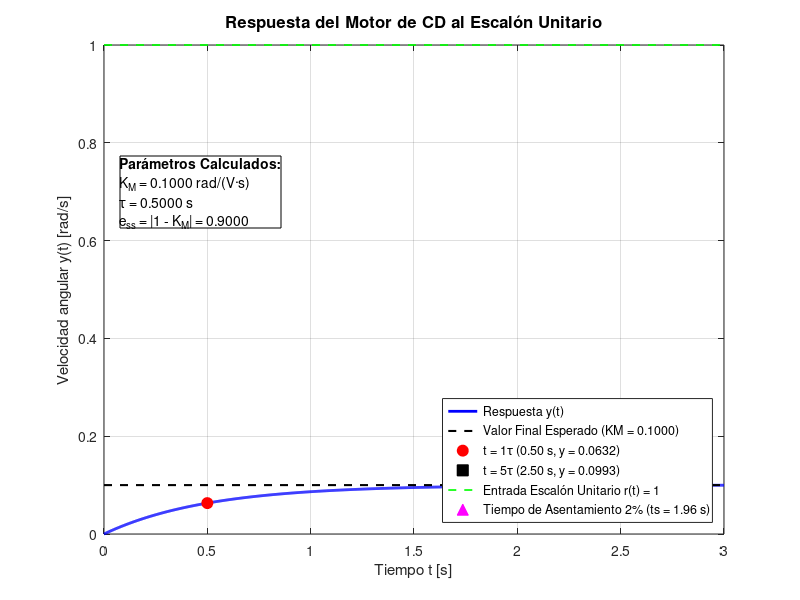

This chart was generated by the following MATLAB code:
% =========================================================================
% Instituto Tecnológico de Costa Rica (ITCR)
% Escuela de Ingeniería Electrónica
% EL-5409 Laboratorio de Control Automático
% Profesor: Ing. Luis C. Rosales
%
% Proyecto Individual 1: Simulación Paramétrica de un Motor de CD
% Estudiante: Álvarez Álvarez Lesly Mariana
% II Semestre 2026
% =========================================================================

clear; clc; close all;

disp('======================================================');
disp('   SIMULACIÓN PARAMÉTRICA DE UN MOTOR DE CD - G(s)    ');
disp('======================================================');

%% 1. ENTRADA Y VALIDACIÓN DE PARÁMETROS
param_ok = false;

while ~param_ok
    fprintf('\nIngrese los parámetros físicos del motor:\n');
    Kt = input('1. Constante de par Kt [N·m/A]: ');
    Ra = input('2. Resistencia de armadura Ra [Ohm]: ');
    b  = input('3. Coeficiente de fricción b [N·m·s/rad]: ');
    Kb = input('4. Constante de fuerza electromotriz Kb [V·s/rad]: ');
    J  = input('5. Momento de inercia J [kg·m^2]: ');
    
    % Validación 1: Verificar que los datos no estén vacíos
    if isempty(Kt) || isempty(Ra) || isempty(b) || isempty(Kb) || isempty(J)
        disp('--> ERROR: Todos los parámetros deben ser ingresados. Intente nuevamente.');
    % Validación 2: Verificar que todos los valores sean mayores que cero
    elseif Kt <= 0 || Ra <= 0 || b <= 0 || Kb <= 0 || J <= 0
        disp('--> ERROR: Todos los valores deben ser estrictamente positivos (> 0). Intente nuevamente.');
    else
        denominador = Ra * b + Kt * Kb;
        if denominador <= 0
            disp('--> ERROR: La combinación de parámetros produce una división por cero. Intente nuevamente.');
        else
            param_ok = true;
        end
    end
    disp('------------------------------------------------------');
end

%% 2. CÁLCULO DE COEFICIENTES (KM y tau)
KM = Kt / (Ra * b + Kt * Kb);
tau = (Ra * J) / (Ra * b + Kt * Kb);

fprintf('\n======================================================\n');
fprintf('                RESULTADOS CALCULADOS                 \n');
fprintf('======================================================\n');
fprintf('  * Ganancia General (KM):        %0.4f rad/(V·s)\n', KM);
fprintf('  * Constante de Tiempo (tau):     %0.4f s\n', tau);
fprintf('======================================================\n\n');

%% 3. DEFINICIÓN DE LA FUNCIÓN DE TRANSFERENCIA Y SIMULACIÓN
% G(s) = KM / (tau*s + 1)
G = tf(KM, [tau, 1]);

% Vector de tiempo de simulación (hasta 6*tau para mostrar estado estacionario)
t = linspace(0, 6*tau, 1000);
[y, t] = step(G, t);

% Cálculo de puntos clave requeridos:
y_final = KM;                        % Valor final esperado (t = infinity)
t_1tau = 1 * tau;                    % Tiempo t = 1*tau
y_1tau = KM * (1 - exp(-1));         % Valor de la respuesta en t = 1*tau (~63.2% del valor final)
t_5tau = 5 * tau;                    % Tiempo t = 5*tau
y_5tau = KM * (1 - exp(-5));         % Valor de la respuesta en t = 5*tau (~99.3% del valor final)
ts_2 = -tau * log(0.02);             % Tiempo de asentamiento al 2% (ts ≈ 3.912 * tau)
y_ts_2 = 0.98 * KM;                  % Valor al 98% de la respuesta
ess = abs(1 - y_final);              % Error de estado estacionario ante escalón unitario

%% 4. GRAFICACIÓN Y VISUALIZACIÓN DE REQUERIMIENTOS
figure('Name', 'Respuesta al Escalón - Motor de CD', 'NumberTitle', 'off');
plot(t, y, 'b-', 'LineWidth', 2, 'DisplayName', 'Respuesta y(t)');
hold on; grid on;

% a) Valor final esperado (línea horizontal)
plot([0, max(t)], [y_final, y_final], 'k--', 'LineWidth', 1.5, ...
    'DisplayName', sprintf('Valor Final Esperado (KM = %.4f)', y_final));

% Punto en t = 1*tau
plot(t_1tau, y_1tau, 'ro', 'MarkerSize', 8, 'MarkerFaceColor', 'r', ...
    'DisplayName', sprintf('t = 1\\tau (%.2f s, y = %.4f)', t_1tau, y_1tau));

% Punto en t = 5*tau
plot(t_5tau, y_5tau, 'ks', 'MarkerSize', 8, 'MarkerFaceColor', 'k', ...
    'DisplayName', sprintf('t = 5\\tau (%.2f s, y = %.4f)', t_5tau, y_5tau));

% b) Entrada escalón unitario para visualizar el Error de Estado Estacionario (ess)
plot([0, max(t)], [1, 1], 'g--', 'LineWidth', 1.2, ...
    'DisplayName', 'Entrada Escalón Unitario r(t) = 1');

% d) Tiempo de asentamiento (criterio del 2%)
plot(ts_2, y_ts_2, 'm^', 'MarkerSize', 8, 'MarkerFaceColor', 'm', ...
    'DisplayName', sprintf('Tiempo de Asentamiento 2%% (ts = %.2f s)', ts_2));

% Formato del gráfico
title('Respuesta del Motor de CD al Escalón Unitario', 'FontSize', 12);
xlabel('Tiempo t [s]', 'FontSize', 11);
ylabel('Velocidad angular y(t) [rad/s]', 'FontSize', 11);
legend('Location', 'southeast', 'FontSize', 9);

% Cuadro con datos cuantitativos en la gráfica
str_info = {
    sprintf('\\bfParámetros Calculados:\\rm');
    sprintf('K_M = %.4f rad/(V·s)', KM);
    sprintf('\\tau = %.4f s', tau);
    sprintf('e_{ss} = |1 - K_M| = %.4f', ess)
};
annotation('textbox', [0.15, 0.62, 0.28, 0.22], 'String', str_info, ...
    'FitBoxToText', 'on', 'BackgroundColor', 'w', 'EdgeColor', 'k');

disp('--> Simulación completada. Gráfico generado con éxito.');
